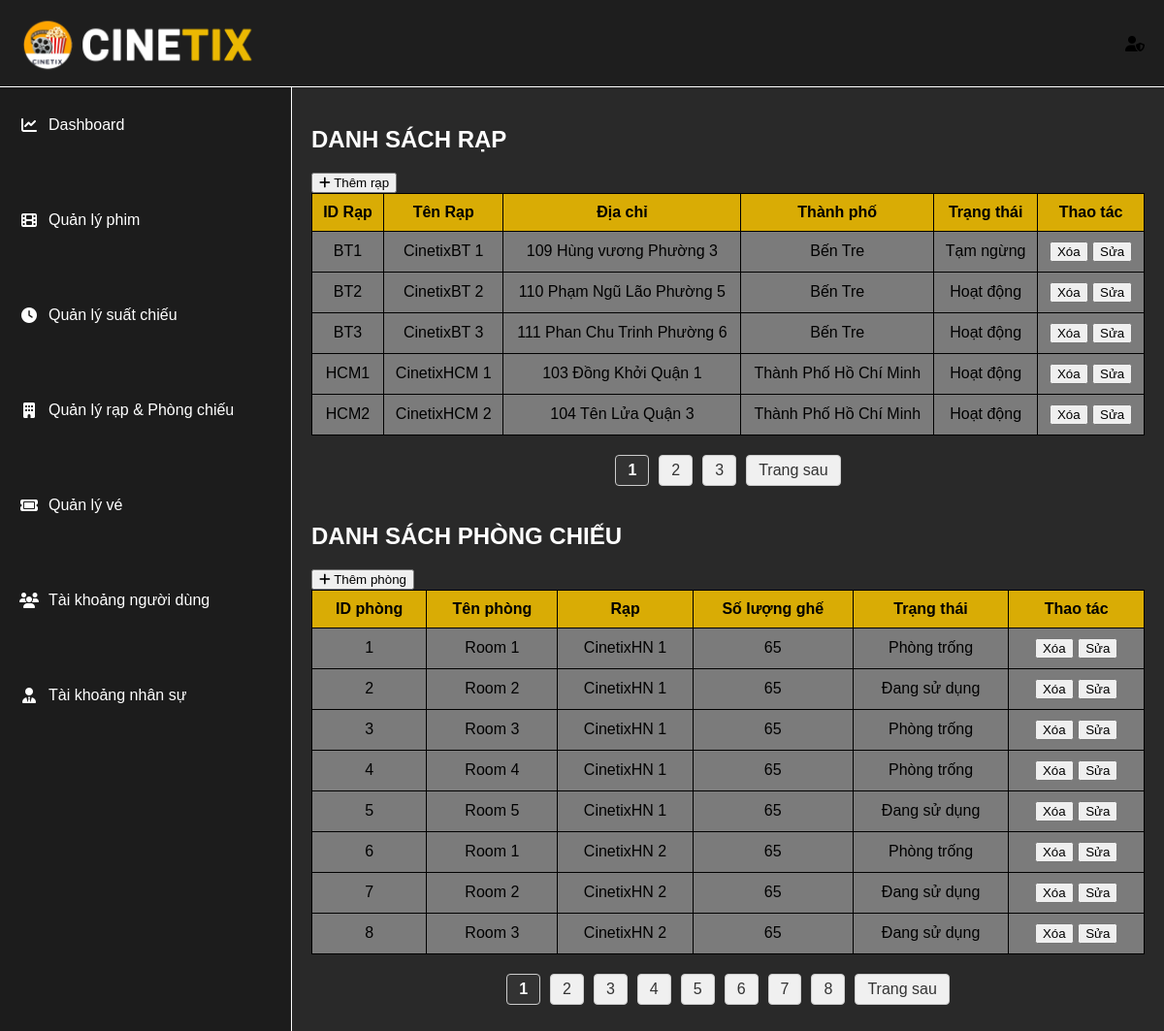
Page /admin/quanlyrapPC.php on the committed database.
### tables this page shows
CREATE TABLE cinemas (
    id VARCHAR (100) PRIMARY KEY,
    ci_name VARCHAR(100) NOT NULL,
    address VARCHAR(255),
    city VARCHAR(100),
    hotline VARCHAR(20),
    email_ci VARCHAR(100),
    ci_status ENUM('Hoạt động','Tạm ngừng') default 'Hoạt động'
    );

CREATE TABLE rooms (
    id  INT AUTO_INCREMENT PRIMARY KEY,
    cinema_id VARCHAR(100),
    room_number VARCHAR(50) NOT NULL,
    total_seats INT,
    room_status ENUM('Đang sử dụng','Phòng trống') default 'Phòng trống',
    FOREIGN KEY (cinema_id) REFERENCES cinemas(id)
);

### admin/quanlyrapPC.php (the view, shortened to what this page needs)
<?php
include('../connect.php');
include('header_admin.php');
?>
<!DOCTYPE html>
<html lang="vi">
<head>
  <link rel="stylesheet" href="../admin/adminCSS/admin_layout.css">
  <link rel="stylesheet" href="../admin/adminCSS/header_admin.css">
  <link rel="stylesheet" href="../admin/adminCSS/quanlyrapPC.css">
  <link rel="stylesheet" href="https://cdnjs.cloudflare.com/ajax/libs/font-awesome/6.5.0/css/all.min.css">
</head>
<body>
  <div class="admin-layout">
    <aside class="sidebar">
      <?php include('sidebar_admin.php'); ?>
    </aside>
    <main class="main-content">
<?php
$limit_cinemas = 5;
$pages_cinemas = isset($_GET['pages_cinemas']) ? (int)$_GET['pages_cinemas'] : 1;
$total_result_cinemas = mysqli_query($conn, "SELECT COUNT(*) AS total_cinemas FROM cinemas");
$total_row_cinemas = mysqli_fetch_assoc($total_result_cinemas);
$total_records_cinemas = $total_row_cinemas['total_cinemas'];
$total_pages_cinemas = ceil($total_records_cinemas / $limit_cinemas);
$offset_cinemas = ($pages_cinemas - 1) * $limit_cinemas;
$sqlClist = "SELECT id, ci_name, address, city, ci_status FROM cinemas LIMIT $offset_cinemas, $limit_cinemas";
$ciList = mysqli_query($conn, $sqlClist);
if ($ciList && mysqli_num_rows($ciList) > 0) {
    echo '<h2>DANH SÁCH RẠP</h2>';
    echo '<div class="buttons_cinemas">';
    echo '<button class="btn-add-cinema"><i class="fa-solid fa-plus"></i><span> Thêm rạp</span></button>';
    echo '</div>';
    echo '<table>';
    echo '<thead>
            <tr>
                <th>ID Rạp</th>
                <th>Tên Rạp</th>
                <th>Địa chỉ</th>
                <th>Thành phố</th>
                <th>Trạng thái</th>
                <th>Thao tác</th>
            </tr>
          </thead>';
    echo '<tbody>';
    while ($row = mysqli_fetch_assoc($ciList)) {
        echo "<tr>
                <td>{$row['id']}</td>
                <td>{$row['ci_name']}</td>
                <td>{$row['address']}</td>
                <td>{$row['city']}</td>
                <td>{$row['ci_status']}</td>
                <td>
                    <button class='btn-delete-cinema'>Xóa</button>
                    <button class='btn-edit-cinema'>Sửa</button>
                </td>
              </tr>";
    }
    echo '</tbody></table>';
    if ($total_pages_cinemas > 1) {
        echo '<div class="pagination">';
        for ($i = 1; $i <= $total_pages_cinemas; $i++) {
            if ($i == $pages_cinemas) {
                echo '<strong>' . $i . '</strong>';
            } else {
                echo '<a href="?pages_cinemas=' . $i . '&pages_rooms=1">' . $i . '</a>';
            }
        }
        if ($pages_cinemas < $total_pages_cinemas) {
            echo '<a href="?pages_cinemas=' . ($pages_cinemas + 1) . '">Trang sau</a>';
        }
        echo '</div>';
    }
} else {
    echo "<p>Không có rạp nào.</p>";
}
echo '<br>';
$limit_rooms = 8;
$pages_rooms = isset($_GET['pages_rooms']) ? (int)$_GET['pages_rooms'] : 1;
$total_result_rooms = mysqli_query($conn, "SELECT COUNT(*) AS total_rooms FROM rooms");
$total_row_rooms = mysqli_fetch_assoc($total_result_rooms);
$total_records_rooms = $total_row_rooms['total_rooms'];
$total_pages_rooms = ceil($total_records_rooms / $limit_rooms);
$offset_rooms = ($pages_rooms - 1) * $limit_rooms;
$sqlRlist = "SELECT rooms.id AS room_id, rooms.room_number, rooms.room_status, rooms.total_seats, cinemas.ci_name AS cinema_name
FROM rooms
JOIN cinemas ON rooms.cinema_id = cinemas.id
ORDER BY rooms.id ASC
LIMIT $offset_rooms, $limit_rooms";
$roomList = mysqli_query($conn, $sqlRlist);
if ($roomList && mysqli_num_rows($roomList) > 0) {
    echo '<h2>DANH SÁCH PHÒNG CHIẾU</h2>';
    echo '<div class="buttons_rooms">';
    echo '<button class="btn-add-room"><i class="fa-solid fa-plus"></i><span> Thêm phòng</span></button>';
    echo '</div>';
    echo '<table>';
    echo '<thead>
            <tr>
                <th>ID phòng</th>
                <th>Tên phòng</th>
                <th>Rạp</th>
                <th>Số lượng ghế</th>
                <th>Trạng thái</th>
                <th>Thao tác</th>
            </tr>
          </thead>';
    echo '<tbody>';
    while ($row = mysqli_fetch_assoc($roomList)) {
        echo "<tr>
                <td>{$row['room_id']}</td>
                <td>{$row['room_number']}</td>
                <td>{$row['cinema_name']}</td>
                <td>{$row['total_seats']}</td>
                <td>{$row['room_status']}</td>
                <td>
                    <button class='btn-delete-room'>Xóa</button>
                    <button class='btn-edit-room'>Sửa</button>
                </td>
              </tr>";
    }
    echo '</tbody></table>';
    if ($total_pages_rooms > 1) {
        echo '<div class="pagination">';
        for ($i = 1; $i <= $total_pages_rooms; $i++) {
            if ($i == $pages_rooms) {
                echo '<strong>' . $i . '</strong>';
            } else {
                echo '<a href="?pages_rooms=' . $i . '&pages_cinemas=1">' . $i . '</a>';
            }
        }
        if ($pages_rooms < $total_pages_rooms) {
            echo '<a href="?pages_rooms=' . ($pages_rooms + 1) . '">Trang sau</a>';
        }
        echo '</div>';
    }
} else {
    echo "<p>Không có phòng chiếu nào.</p>";
}
?>
    </main>
  </div>
</body>
</html>

### admin/header_admin.php
<header class="header-container">
  <div class="logo-item">
    <a href="admin.php">
      <img class="logo active_page" src="../pic/LOGO.png" alt="logo">
    </a>
  </div>
  <?php
    if (isset($_SESSION['user'])) {
      $username = htmlspecialchars($_SESSION['user']['user_name']);
      echo '
        <div class="admin-profile">
            <div class="admin-text">' . $username . '</div>
            <div class="admin-icon"><i class="fa-solid fa-user"></i></div>
            <div class="mucluc">
                <a href="infor_admin.php"><i class="fa-solid fa-circle-user"></i> Tài khoản</a>
                <a href="#"><i class="fa-solid fa-gear"></i> Cài đặt</a>
                <a href="logout.php"><i class="fa-solid fa-right-from-bracket"></i> Đăng xuất</a>
            </div>
        </div>';
    } else {
      echo '
        <div class="auth-buttons" style="display: none;"></div>
        <div class="admin-profile" style="display: block;">
            <i class="fa fa-user-shield"></i>
            <div class="logout-btn"></div>
        </div>';
    }
  ?>
</header>

### admin/sidebar_admin.php (shortened to what this page needs)
<link rel="stylesheet" href="https://cdnjs.cloudflare.com/ajax/libs/font-awesome/6.5.0/css/all.min.css">
<div class="sidebar">
  <div class="sidebar-item">
    <a href="admin.php"><i class="fa-solid fa-chart-line"></i><span>Dashboard</span></a>
    <a href="quanlyphim.php"><i class="fa-solid fa-film"></i><span>Quản lý phim</span></a>
    <a href="quanlysuatchieu.php"><i class="fa-solid fa-clock"></i><span>Quản lý suất chiếu</span></a>
    <a href="quanlyrapPC.php"><i class="fa-solid fa-building"></i><span>Quản lý rạp & Phòng chiếu</span></a>
    <a href="quanlyve.php"><i class="fa-solid fa-ticket"></i><span>Quản lý vé</span></a>
    <a href="taikhoannguoidung.php"><i class="fa-solid fa-users"></i><span>Tài khoảng người dùng</span></a>
    <a href="taikhoannhansu.php"><i class="fa-solid fa-user-tie"></i><span>Tài khoảng nhân sự</span></a>
  </div>
</div>

### admin/adminCSS/admin_layout.css (style rules this page uses)
:root { --bg-dark: #292929; --bg-footer: #222; --highlight: #EBB802; --text-light: white; --poster-hover-opacity: 0.3; --scrollbar-thumb: rgba(255, 255, 255, 0.2); }
body { background-color: var(--bg-dark); font-family: Arial, sans-serif; margin: 0; padding: 0; }
.admin-layout { display: grid; grid-template-columns: 300px 1fr 1fr; grid-template-rows: min-content 1fr 1fr; grid-template-areas: "header header header" "sidebar main main" "sidebar main main"; height: 100vh; gap: 0; background-color: var(--bg-dark); color: var(--text-light); }
.header-container { grid-area: header; border-bottom: 1px solid var(--text-light); padding: 10px 20px; display: flex; justify-content: space-between; align-items: center; background-color: #1e1e1e; }
.sidebar { grid-area: sidebar; padding-top:0; margin-top:0; background-color: #1c1c1c; text-align: center; transition: all 0.3s ease; overflow-y: auto; z-index: 998; }
.sidebar-item { display: flex; flex-direction: column; flex-grow: 1; height:100%; gap:20px; }
.sidebar-item a { display: flex; align-items: center; padding: 30px 20px; text-decoration: none; color: var(--text-light); transition: background-color 0.3s, color 0.3s; }
.sidebar-item a i { margin-right: 10px; width: 20px; text-align: center; }
.main-content { grid-area: main; padding: 20px; border-left: 1px solid var(--text-light); background-color: #2b2b2b; overflow-y: auto; }

### admin/adminCSS/header_admin.css (style rules this page uses)
:root { --bg-dark: #292929; --bg-footer: #222; --highlight: #EBB802; --text-light: white; --poster-hover-opacity: 0.3; --scrollbar-thumb: rgba(255, 255, 255, 0.2); }
header, nav { background-color: var(--bg-dark); padding: 10px 20px; }
.logo { display: flex; justify-content: left; width: 250px; }
.header-container { display: flex; justify-content: space-between; align-items: center; padding: 10px 20px; }
.admin-profile { display: flex; align-items: center; position: relative; gap: 10px; cursor: pointer; }

### admin/adminCSS/quanlyrapPC.css (style rules this page uses)
:root { --bg-dark: #292929; --bg-footer: #222; --highlight: #ebb902e8; --text-light: white; --poster-hover-opacity: 0.3; --scrollbar-thumb: rgba(255, 255, 255, 0.386); }
.main-content { padding: 20px; background-color: var(--bg-dark); color: var(--text-light); }
.main-content table { width: 100%; border-collapse: collapse; }
.main-content table th { background-color: var(--highlight); border: 1px solid black; text-align: center; padding: 10px; }
.main-content table td { padding: 10px; border: 1px solid black; text-align: center; background-color: var(--scrollbar-thumb); color:black; }
.pagination { display: flex; justify-content: center; gap: 10px; margin-top: 20px; }
.pagination a, .pagination strong { padding: 6px 12px; background-color: #f0f0f0; border: 1px solid #ccc; text-decoration: none; color: #333; border-radius: 4px; }
.pagination strong { background-color: #333; color: white; }

### rows in the picture
cinemas: id "BT1", ci_name "CinetixBT 1", address "109 Hùng vương Phường 3", city "Bến Tre", ci_status "Tạm ngừng"
cinemas: id "BT2", ci_name "CinetixBT 2", address "110 Phạm Ngũ Lão Phường 5", city "Bến Tre", ci_status "Hoạt động"
cinemas: id "BT3", ci_name "CinetixBT 3", address "111 Phan Chu Trinh Phường 6", city "Bến Tre", ci_status "Hoạt động"
cinemas: id "HCM1", ci_name "CinetixHCM 1", address "103 Đồng Khởi Quận 1", city "Thành Phố Hồ Chí Minh", ci_status "Hoạt động"
cinemas: id "HCM2", ci_name "CinetixHCM 2", address "104 Tên Lửa Quận 3", city "Thành Phố Hồ Chí Minh", ci_status "Hoạt động"
rooms: id "1", room_number "Room 1", cinema.ci_name "CinetixHN 1", total_seats "65", room_status "Phòng trống"
rooms: id "2", room_number "Room 2", cinema.ci_name "CinetixHN 1", total_seats "65", room_status "Đang sử dụng"
rooms: id "3", room_number "Room 3", cinema.ci_name "CinetixHN 1", total_seats "65", room_status "Phòng trống"
rooms: id "4", room_number "Room 4", cinema.ci_name "CinetixHN 1", total_seats "65", room_status "Phòng trống"
rooms: id "5", room_number "Room 5", cinema.ci_name "CinetixHN 1", total_seats "65", room_status "Đang sử dụng"
rooms: id "6", room_number "Room 1", cinema.ci_name "CinetixHN 2", total_seats "65", room_status "Phòng trống"
rooms: id "7", room_number "Room 2", cinema.ci_name "CinetixHN 2", total_seats "65", room_status "Đang sử dụng"
rooms: id "8", room_number "Room 3", cinema.ci_name "CinetixHN 2", total_seats "65", room_status "Đang sử dụng"
